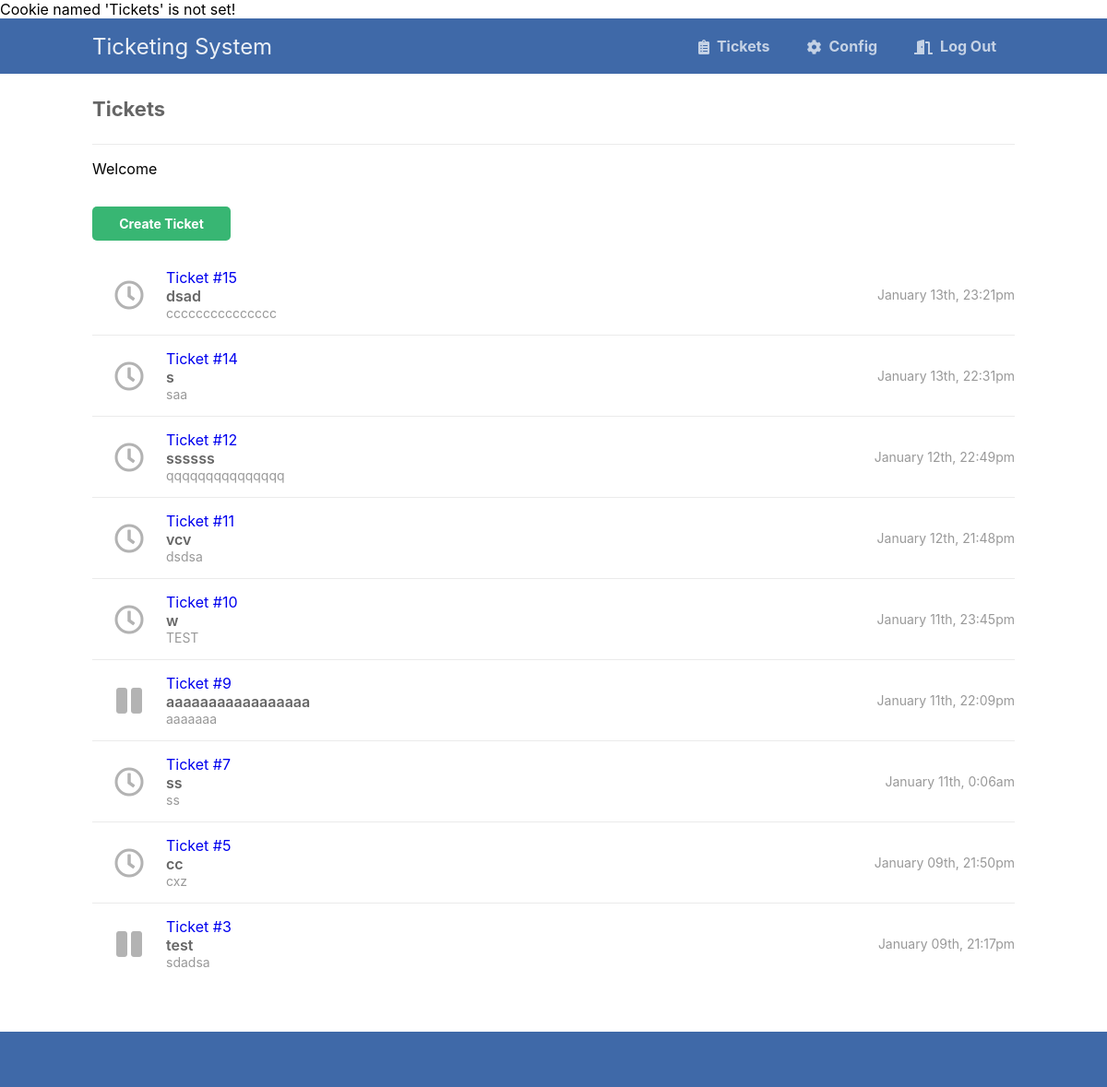
The page / on the database its author committed.
### tables this page shows
CREATE TABLE `tickets` (
  `id` int(11) NOT NULL,
  `title` varchar(255) NOT NULL,
  `msg` text NOT NULL,
  `email` varchar(255) DEFAULT NULL,
  `created` datetime NOT NULL DEFAULT current_timestamp(),
  `status` enum('open','closed','resolved','hold') NOT NULL DEFAULT 'open',
  `assigned` varchar(50) DEFAULT NULL,
  `resolved` datetime DEFAULT NULL,
  `department` varchar(250) DEFAULT NULL,
  `location` varchar(250) DEFAULT NULL,
  `source` varchar(200) DEFAULT NULL,
  `category` varchar(250) DEFAULT NULL
);

### index.php (the view)
<?php
include 'functions.php';
$pdo = pdo_connect_mysql();
$stmt = $pdo->prepare('SELECT * FROM tickets WHERE status = "open" OR status = "hold" ORDER BY created DESC');
$stmt->execute();
$tickets = $stmt->fetchAll(PDO::FETCH_ASSOC);
$username = "";
$cookie_name = "Tickets";
if(!isset($_COOKIE[$cookie_name])) {
  echo "Cookie named '" . $cookie_name . "' is not set!";
} else {
	$username = $_COOKIE[$cookie_name];
}
?>
<?=template_header('Tickets')?>
<div class="content home">
	<h2>Tickets</h2>
	<p>Welcome <?php echo($username); ?> </p>
	<div class="btns">
		<a href="create.php" class="btn">Create Ticket</a>
	</div>
	<div class="tickets-list">
		<?php foreach ($tickets as $ticket): ?>
		<a href="view.php?id=<?=$ticket['id']?>" class="ticket">
			<span class="con">
				<?php if ($ticket['status'] == 'open'): ?>
				<i class="far fa-clock fa-2x"></i>
				<?php elseif ($ticket['status'] == 'resolved'): ?>
				<i class="fas fa-check fa-2x"></i>
				<?php elseif ($ticket['status'] == 'closed'): ?>
				<i class="fas fa-times fa-2x"></i>
				<?php elseif ($ticket['status'] == 'hold'): ?>
				<i class="fas fa-pause fa-2x"></i>
				<?php endif; ?>
			</span>
			<span class="con">
			    <span class="id">Ticket #<?=htmlspecialchars($ticket['id'], ENT_QUOTES)?></span>
				<span class="title"><?=htmlspecialchars($ticket['title'], ENT_QUOTES)?></span>
				<span class="msg"><?=htmlspecialchars($ticket['msg'], ENT_QUOTES)?></span>
			</span>
			<span class="con created"><?=date('F dS, G:ia', strtotime($ticket['created']))?></span>
		</a>
		<?php endforeach; ?>
	</div>
</div>
<?=template_footer()?>

### style.css (style rules this page uses)
* { box-sizing: border-box; font-family: -apple-system, BlinkMacSystemFont, "segoe ui", roboto, oxygen, ubuntu, cantarell, "fira sans", "droid sans", "helvetica neue", Arial, sans-serif; font-size: 16px; -webkit-font-smoothing: antialiased; -moz-osx-font-smoothing: grayscale; }
body { background-color: #FFFFFF; margin: 0; }
.content { width: 1000px; margin: 0 auto; }
.content h2 { margin: 0; padding: 25px 0; font-size: 22px; border-bottom: 1px solid #ebebeb; color: #666666; }
.btns { display: flex; }
.btns .btn { display: inline-block; text-decoration: none; background-color: #38b673; font-weight: bold; font-size: 14px; border-radius: 5px; color: #FFFFFF; padding: 10px 15px; margin: 15px 10px 15px 0; width: 150px; text-align: center; }
.home .tickets-list { display: flex; flex-flow: column; }
.home .tickets-list .ticket { padding: 15px 0; width: 100%; border-bottom: 1px solid #ebebeb; display: flex; text-decoration: none; }
.home .tickets-list .ticket .con { display: flex; justify-content: center; flex-flow: column; }
.home .tickets-list .ticket i { text-align: center; width: 80px; color: #b3b3b3; }
.home .tickets-list .ticket .title { font-weight: 600; color: #666666; }
.home .tickets-list .ticket .msg { overflow: hidden; white-space: nowrap; text-overflow: ellipsis; max-width: 400px; color: #999999; font-size: 14px; }
.home .tickets-list .ticket .created { flex-grow: 1; align-items: flex-end; color: #999999; font-size: 14px; }
.home .tickets-list .ticket:last-child { border-bottom: 0; }

### rows shown on the page
tickets: status "open" (drawn), id "15", title "dsad", msg "ccccccccccccccc", created "January 13th, 23:21pm"
tickets: status "open" (drawn), id "14", title "s", msg "saa", created "January 13th, 22:31pm"
tickets: status "open" (drawn), id "12", title "ssssss", msg "qqqqqqqqqqqqqqq", created "January 12th, 22:49pm"
tickets: status "open" (drawn), id "11", title "vcv", msg "dsdsa", created "January 12th, 21:48pm"
tickets: status "open" (drawn), id "10", title "w", msg "TEST", created "January 11th, 23:45pm"
tickets: status "hold" (drawn), id "9", title "aaaaaaaaaaaaaaaaa", msg "aaaaaaa", created "January 11th, 22:09pm"
tickets: status "open" (drawn), id "7", title "ss", msg "ss", created "January 11th, 0:06am"
tickets: status "open" (drawn), id "5", title "cc", msg "cxz", created "January 09th, 21:50pm"
tickets: status "hold" (drawn), id "3", title "test", msg "sdadsa", created "January 09th, 21:17pm"

### other values the page prints
$cookie_name "Tickets"
